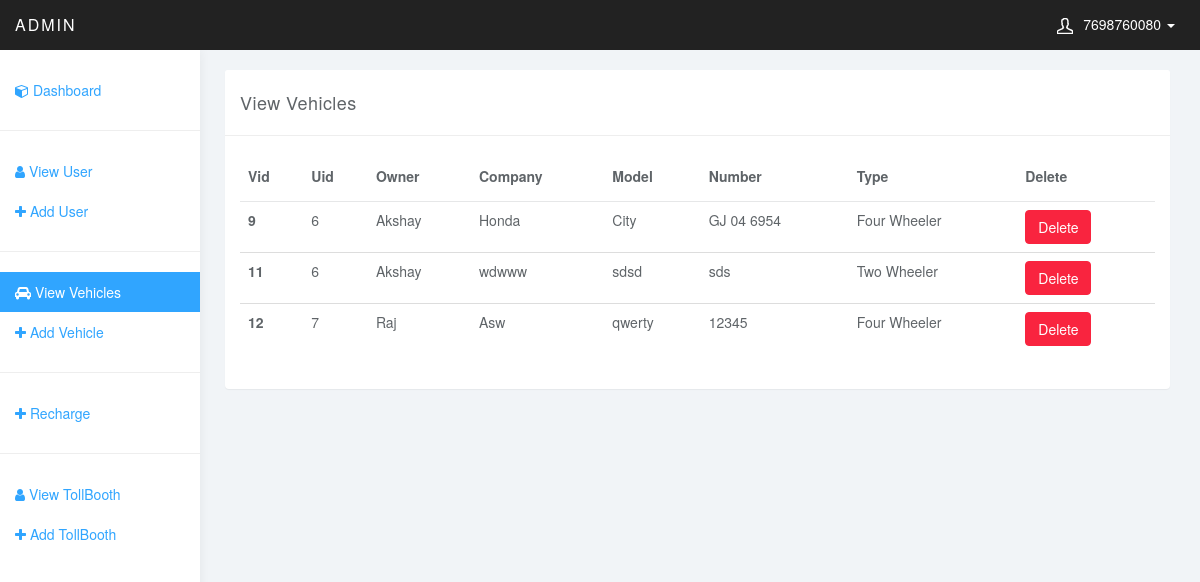
The page /admin/view-vehicle.php (signed in) on the database its author committed.
### tables this page shows
CREATE TABLE `vehicle` (
  `vid` int(11) NOT NULL,
  `uid` int(11) NOT NULL,
  `rfid` varchar(15) NOT NULL,
  `ccmpny` varchar(50) NOT NULL,
  `vmodel` varchar(50) NOT NULL,
  `vnumber` varchar(50) NOT NULL,
  `vtype` varchar(15) NOT NULL
);

CREATE TABLE `ttusers` (
  `uid` int(11) NOT NULL,
  `fname` varchar(50) NOT NULL,
  `lname` varchar(50) NOT NULL,
  `mobile` varchar(15) NOT NULL,
  `email` varchar(50) NOT NULL,
  `passwd` varchar(20) NOT NULL,
  `balance` varchar(8) NOT NULL
);

### admin/view-vehicle.php (the view, shortened to what this page needs)
<!DOCTYPE html>
<html xmlns="http://www.w3.org/1999/html">
<head>
    <?php include "design.php"; ?>
</head>
<body>
<?php include "sidebar.php"; ?>
<div class="container-fluid">
    <div class="col-sm-9 col-sm-offset-3 col-lg-10 col-lg-offset-2 main">
        <div class="row">
            <div class="col-lg-12">
                <br>
            </div>
        </div>
        <div class="row">
            <div class="col-lg-12">
                <div class="panel panel-default">
                    <div class="panel-heading">View Vehicles</div>
                    <div class="panel-body">
                        <div class="row">
                            <div class="col-sm-12">
                                <table class="table">
                                    <thead class="thead-inverse">
                                    <tr>
                                        <th>Vid</th>
                                        <th>Uid</th>
                                        <th>Owner</th>
                                        <th>Company</th>
                                        <th>Model</th>
                                        <th>Number</th>
                                        <th>Type</th>
                                        <th>Delete</th>
                                    </tr>
                                    </thead>
                                    <tbody>
                                    <?php
                                    include "../connect.php";
                                    $res = mysqli_query($link,"select * from vehicle")or die(mysqli_errno($link));
                                    while ($row = mysqli_fetch_array($res))
                                    {
                                        $uid=$row['uid'];
                                        $res2 = mysqli_query($link,"select fname,lname from ttusers where $uid = uid")or die(mysqli_errno($link));
                                        $row2 = mysqli_fetch_array($res2);
                                        $vid=$row['vid'];
                                        $fname=$row2['fname'];
                                        $vcmpny=$row['ccmpny'];
                                        $vmodel=$row['vmodel'];
                                        $vnumber=$row['vnumber'];
                                        $vtype=$row['vtype'];
                                        if($vtype == "tw"){
                                            $type = "Two Wheeler";
                                        }
                                        else{
                                            $type = "Four Wheeler";
                                        }
                                        ?>
                                        <tr>
                                            <th scope="row"><?php echo $vid; ?></th>
                                            <td><?php echo $uid;?></td>
                                            <td><?php echo $fname;?></td>
                                            <td><?php echo $vcmpny; ?></td>
                                            <td><?php echo $vmodel; ?></td>
                                            <td><?php echo $vnumber; ?></td>
                                            <td><?php echo $type;?></td>
                                            <td><a href="<?php echo 'delete-vehicle.php?id='.$vid; ?>" class="btn btn-danger">Delete</a></td>
                                        </tr>
                                    <?php } ?>
                                    </tbody>
                                </table>
                            </div>
                        </div>
                    </div>
                </div>
            </div>
        </div>
    </div>
</div>
</body>
</html>

### admin/css/styles.css (style rules this page uses)
body { background: #f1f4f7; padding-top: 50px; color: #5f6468; }
a, a:hover, a:focus { color: #30a5ff; }
.btn-danger, .btn-danger:hover, .btn-danger:focus, .btn-danger:active, .btn-danger.active, .open > .dropdown-toggle.btn-danger, .btn-danger.disabled, .btn-danger[disabled], fieldset[disabled] .btn-danger, .btn-danger.disabled:hover, .btn-danger[disabled]:hover, fieldset[disabled] .btn-danger:hover, .btn-danger.disabled:focus, .btn-danger[disabled]:focus, fieldset[disabled] .btn-danger:focus, .btn-danger.disabled:active, .btn-danger[disabled]:active, fieldset[disabled] .btn-danger:active, .btn-danger.disabled.active, .btn-danger[disabled].active, fieldset[disabled] .btn-danger.active { background-color: #f9243f; border-color: #f9243f; }
.panel { border: 0; }
.panel-heading { font-size: 18px; font-weight: 300; letter-spacing: 0.025em; height: 66px; line-height: 45px; }
.panel-default .panel-heading { background: #fff; border-bottom: 1px solid #eee; color: #5f6468; }
.table { background: #fff; }
.table>thead>tr>th { border-bottom: 1px solid #e6e7e8; vertical-align: middle; height: 50px; }

### rows shown on the page
vehicle: vid "9", uid "6", uid.fname "Akshay", ccmpny "Honda", vmodel "City", vnumber "GJ 04 6954", vtype "Four Wheeler"
vehicle: vid "11", uid "6", uid.fname "Akshay", ccmpny "wdwww", vmodel "sdsd", vnumber "sds", vtype "Two Wheeler"
vehicle: vid "12", uid "7", uid.fname "Raj", ccmpny "Asw", vmodel "qwerty", vnumber "12345", vtype "Four Wheeler"

### other values the page prints
$_SESSION['username'] "7698760080"
